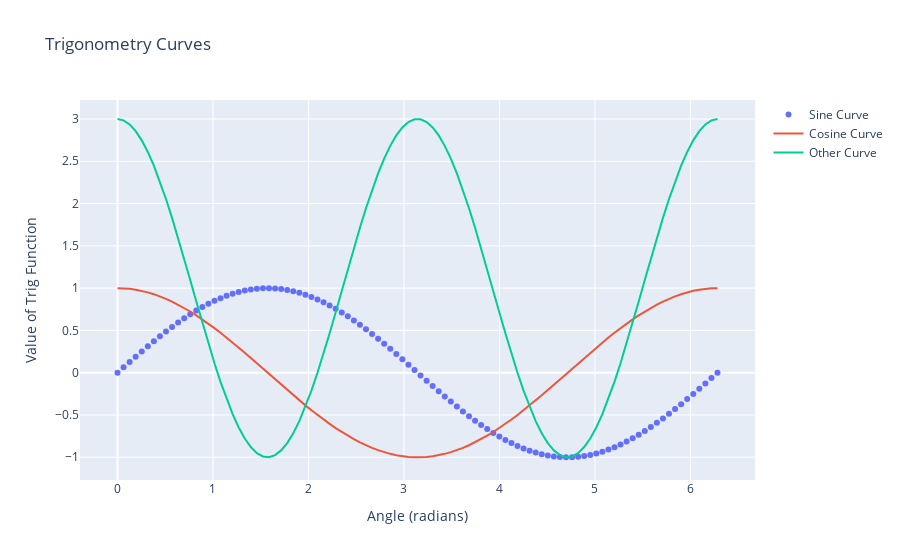

Here is the notebook cell this chart was saved with:
### Code cell
min_val = 0
max_val = 2 * np.pi
interval = 100

x = np.linspace(min_val, max_val, interval)
sin_x = np.sin(x)

cos_x = np.cos(x)
cos_trace = create_trace(x, cos_x, name="Cosine Curve")

other = 2 * np.cos(2 * x) + 1
other_trace = create_trace(x, other, name="Other Curve")

plot_data(
    x,
    sin_x,
    title="Trigonometry Curves",
    x_label="Angle (radians)",
    y_label="Value of Trig Function",
    name="Sine Curve",
    cos_trace=cos_trace,
    other=other_trace
)

# plot_data_with_trendline(x, sin_x, cos_x, x)
